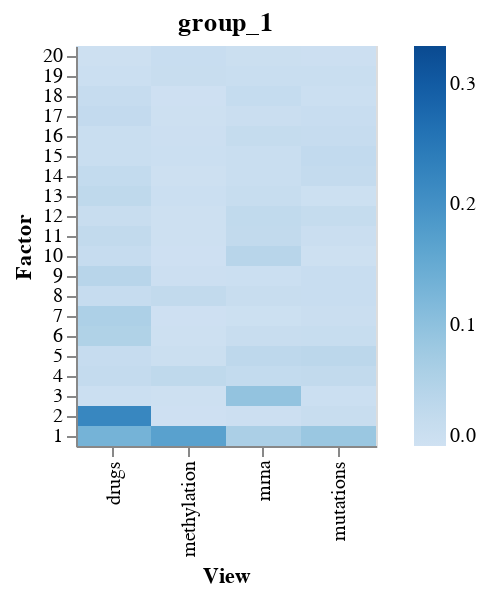

The notebook cell this image was saved under:
### Markdown cell above
### Variance Explained Plot
The Variance Explained plot allows us to identify which factors in which views explain variation in our input data and might be of greater interest for a more detailed analysis.

Here we can see that factor 1 explains variation in all views, where factor 2 and 3 are mostly driving variation in the drug view, etc.

### Code cell
plot_variance_explained(model)

### Figure 1 — Vega specification as saved in the notebook (floating-point values rounded to 4 significant figures)
{"$schema": "https://vega.github.io/schema/vega/v5.json", "data": [{"name": "source_0"}, {"name": "data_0", "values": [{"Factor": 1, "Variance Explained": 0.1312, "View": "drugs"}, {"Factor": 2, "Variance Explained": 0.2208, "View": "drugs"}, {"Factor": 3, "Variance Explained": 0.007367, "View": "drugs"}, {"Factor": 4, "Variance Explained": 0.02183, "View": "drugs"}, {"Factor": 5, "Variance Explained": 0.01735, "View": "drugs"}, {"Factor": 6, "Variance Explained": 0.05463, "View": "drugs"}, {"Factor": 7, "Variance Explained": 0.05905, "View": "drugs"}, {"Factor": 8, "Variance Explained": 0.01803, "View": "drugs"}, {"Factor": 9, "Variance Explained": 0.04245, "View": "drugs"}, {"Factor": 10, "Variance Explained": 0.01674, "View": "drugs"}, {"Factor": 11, "Variance Explained": 0.02626, "View": "drugs"}, {"Factor": 12, "Variance Explained": 0.01394, "View": "drugs"}, {"Factor": 13, "Variance Explained": 0.0311, "View": "drugs"}, {"Factor": 14, "Variance Explained": 0.02373, "View": "drugs"}, {"Factor": 15, "Variance Explained": 0.01094, "View": "drugs"}, {"Factor": 16, "Variance Explained": 0.01177, "View": "drugs"}, {"Factor": 17, "Variance Explained": 0.0243, "View": "drugs"}, {"Factor": 18, "Variance Explained": 0.01701, "View": "drugs"}, {"Factor": 19, "Variance Explained": 0.007536, "View": "drugs"}, {"Factor": 20, "Variance Explained": 0.00314, "View": "drugs"}, {"Factor": 1, "Variance Explained": 0.1689, "View": "methylation"}, {"Factor": 2, "Variance Explained": 0.002166, "View": "methylation"}, {"Factor": 3, "Variance Explained": 0.003165, "View": "methylation"}, {"Factor": 4, "Variance Explained": 0.03085, "View": "methylation"}, {"Factor": 5, "Variance Explained": 0.008383, "View": "methylation"}, {"Factor": 6, "Variance Explained": 0.003107, "View": "methylation"}, {"Factor": 7, "Variance Explained": 0.00262, "View": "methylation"}, {"Factor": 8, "Variance Explained": 0.02517, "View": "methylation"}, {"Factor": 9, "Variance Explained": 0.006649, "View": "methylation"}, {"Factor": 10, "Variance Explained": 0.002256, "View": "methylation"}, {"Factor": 11, "Variance Explained": 0.003571, "View": "methylation"}, {"Factor": 12, "Variance Explained": 0.003485, "View": "methylation"}, {"Factor": 13, "Variance Explained": 0.008186, "View": "methylation"}, {"Factor": 14, "Variance Explained": 0.00306, "View": "methylation"}, {"Factor": 15, "Variance Explained": 0.008196, "View": "methylation"}, {"Factor": 16, "Variance Explained": 0.006478, "View": "methylation"}, {"Factor": 17, "Variance Explained": 0.003498, "View": "methylation"}, {"Factor": 18, "Variance Explained": 0.002716, "View": "methylation"}, {"Factor": 19, "Variance Explained": 0.01446, "View": "methylation"}, {"Factor": 20, "Variance Explained": 0.01331, "View": "methylation"}, {"Factor": 1, "Variance Explained": 0.06132, "View": "mrna"}, {"Factor": 2, "Variance Explained": 0.006006, "View": "mrna"}, {"Factor": 3, "Variance Explained": 0.09457, "View": "mrna"}, {"Factor": 4, "Variance Explained": 0.02364, "View": "mrna"}, {"Factor": 5, "Variance Explained": 0.03285, "View": "mrna"}, {"Factor": 6, "Variance Explained": 0.0144, "View": "mrna"}, {"Factor": 7, "Variance Explained": 0.005427, "View": "mrna"}, {"Factor": 8, "Variance Explained": 0.01458, "View": "mrna"}, {"Factor": 9, "Variance Explained": 0.008234, "View": "mrna"}, {"Factor": 10, "Variance Explained": 0.04177, "View": "mrna"}, {"Factor": 11, "Variance Explained": 0.02513, "View": "mrna"}, {"Factor": 12, "Variance Explained": 0.02716, "View": "mrna"}, {"Factor": 13, "Variance Explained": 0.01478, "View": "mrna"}, {"Factor": 14, "Variance Explained": 0.01102, "View": "mrna"}, {"Factor": 15, "Variance Explained": 0.01203, "View": "mrna"}, {"Factor": 16, "Variance Explained": 0.01954, "View": "mrna"}, {"Factor": 17, "Variance Explained": 0.009525, "View": "mrna"}, {"Factor": 18, "Variance Explained": 0.01856, "View": "mrna"}, {"Factor": 19, "Variance Explained": 0.01266, "View": "mrna"}, {"Factor": 20, "Variance Explained": 0.008765, "View": "mrna"}, {"Factor": 1, "Variance Explained": 0.08513, "View": "mutations"}, {"Factor": 2, "Variance Explained": 0.01455, "View": "mutations"}, {"Factor": 3, "Variance Explained": 0.007126, "View": "mutations"}, {"Factor": 4, "Variance Explained": 0.02593, "View": "mutations"}, {"Factor": 5, "Variance Explained": 0.03599, "View": "mutations"}, {"Factor": 6, "Variance Explained": 0.01541, "View": "mutations"}, {"Factor": 7, "Variance Explained": 0.009429, "View": "mutations"}, {"Factor": 8, "Variance Explained": 0.0132, "View": "mutations"}, {"Factor": 9, "Variance Explained": 0.01352, "View": "mutations"}, {"Factor": 10, "Variance Explained": 0.004612, "View": "mutations"}, {"Factor": 11, "Variance Explained": 0.009645, "View": "mutations"}, {"Factor": 12, "Variance Explained": 0.01934, "View": "mutations"}, {"Factor": 13, "Variance Explained": 0.005022, "View": "mutations"}, {"Factor": 14, "Variance Explained": 0.02102, "View": "mutations"}, {"Factor": 15, "Variance Explained": 0.02449, "View": "mutations"}, {"Factor": 16, "Variance Explained": 0.01732, "View": "mutations"}, {"Factor": 17, "Variance Explained": 0.0129, "View": "mutations"}, {"Factor": 18, "Variance Explained": 0.007504, "View": "mutations"}, {"Factor": 19, "Variance Explained": 0.01072, "View": "mutations"}, {"Factor": 20, "Variance Explained": 0.006503, "View": "mutations"}]}, {"name": "data_0_concat_0_x_domain_View", "values": [{"View": "drugs"}, {"View": "methylation"}, {"View": "mrna"}, {"View": "mutations"}]}, {"name": "source_0_concat_0_y_domain_Factor", "values": [{"Factor": 1, "sort_field": 1}, {"Factor": 2, "sort_field": 2}, {"Factor": 3, "sort_field": 3}, {"Factor": 4, "sort_field": 4}, {"Factor": 5, "sort_field": 5}, {"Factor": 6, "sort_field": 6}, {"Factor": 7, "sort_field": 7}, {"Factor": 8, "sort_field": 8}, {"Factor": 9, "sort_field": 9}, {"Factor": 10, "sort_field": 10}, {"Factor": 11, "sort_field": 11}, {"Factor": 12, "sort_field": 12}, {"Factor": 13, "sort_field": 13}, {"Factor": 14, "sort_field": 14}, {"Factor": 15, "sort_field": 15}, {"Factor": 16, "sort_field": 16}, {"Factor": 17, "sort_field": 17}, {"Factor": 18, "sort_field": 18}, {"Factor": 19, "sort_field": 19}, {"Factor": 20, "sort_field": 20}]}], "signals": [{"name": "childWidth", "value": 150}], "marks": [{"type": "group", "name": "concat_0_group", "encode": {"update": {"width": {"signal": "childWidth"}, "height": {"signal": "height"}}}, "marks": [{"type": "rect", "name": "concat_0_marks", "from": {"data": "data_0"}, "encode": {"update": {"y": {"field": "Factor", "scale": "concat_0_y"}, "x": {"field": "View", "scale": "concat_0_x"}, "width": {"signal": "max(0.25, bandwidth('concat_0_x'))"}, "fill": {"field": "Variance Explained", "scale": "color"}, "height": {"signal": "max(0.25, bandwidth('concat_0_y'))"}, "tooltip": {"signal": "{\"Factor\": format(datum[\"Factor\"], \"\"), \"View\": isValid(datum[\"View\"]) ? datum[\"View\"] : \"\"+datum[\"View\"], \"Variance Explained\": format(datum[\"Variance Explained\"], \"\")}"}}}, "style": ["rect"]}], "axes": [{"scale": "concat_0_x", "labelAlign": "right", "labelBaseline": "middle", "grid": false, "orient": "bottom", "labelAngle": 270, "zindex": 1, "title": "View"}, {"scale": "concat_0_y", "zindex": 1, "orient": "left", "grid": false, "title": "Factor"}], "title": {"text": "group_1", "frame": "group"}, "style": "cell"}], "scales": [{"name": "color", "type": "linear", "domain": [0, 0.3312], "range": {"scheme": "blues"}, "interpolate": "hcl", "zero": true}, {"name": "concat_0_x", "type": "band", "domain": {"data": "data_0_concat_0_x_domain_View", "field": "View", "sort": true}, "range": [0, {"signal": "childWidth"}], "paddingOuter": 0, "paddingInner": 0}, {"name": "concat_0_y", "type": "band", "domain": {"data": "source_0_concat_0_y_domain_Factor", "field": "Factor", "sort": {"op": "max", "field": "sort_field", "order": "descending"}}, "range": [0, {"signal": "height"}], "paddingOuter": 0, "paddingInner": 0}], "layout": {"padding": 20, "bounds": "full", "align": "each"}, "legends": [{"fill": "color", "gradientLength": {"signal": "clamp(height, 64, 200)"}}], "background": "white", "padding": 5, "height": 200}
